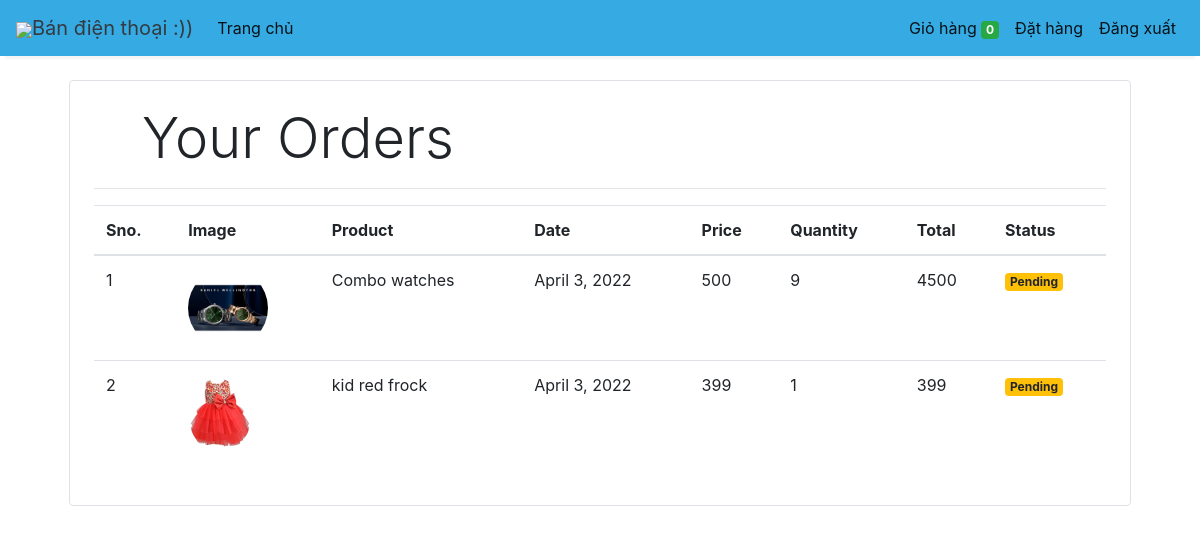
The app's page /orders (signed in), older data.
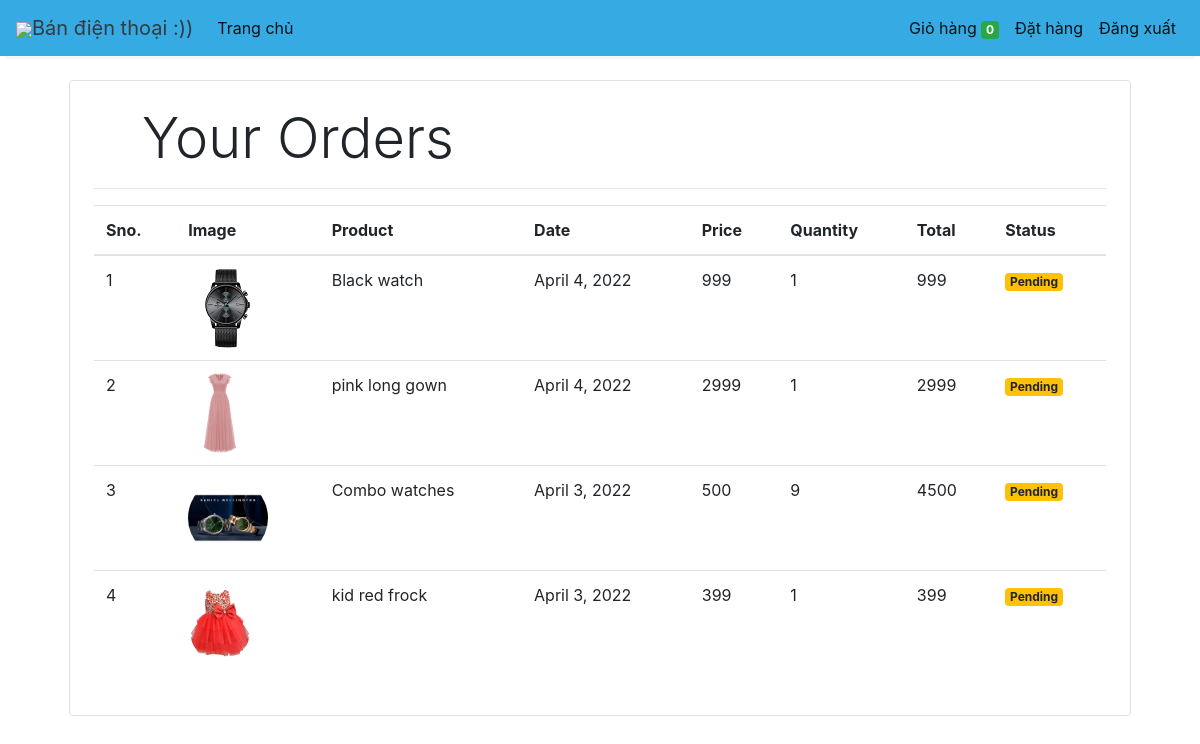
The same page, newer data.
### store/models/orders.py (models this page shows, shortened)
class Order(models.Model):
    product = models.ForeignKey(Products,
                                on_delete=models.CASCADE)
    customer = models.ForeignKey(Customer,
                                 on_delete=models.CASCADE)
    quantity = models.IntegerField(default=1)
    price = models.IntegerField()
    address = models.CharField (max_length=50, default='', blank=True)
    phone = models.CharField (max_length=50, default='', blank=True)
    date = models.DateField (default=datetime.datetime.today)
    status = models.BooleanField (default=False)
    @staticmethod
    def get_orders_by_customer(customer_id):
        return Order.objects.filter(customer=customer_id).order_by('-date')

### store/models/product.py (models this page shows, shortened)
class Products(models.Model):
    name = models.CharField(max_length=60)
    price= models.IntegerField(default=0)
    category= models.ForeignKey(Category,on_delete=models.CASCADE,default=1 )
    description= models.CharField(max_length=250, default='', blank=True, null= True)
    image= models.ImageField(upload_to='uploads/products/')

### store/middlewares/auth.py (the view)
    def middleware(request):
        print(request.session.get('customer'))
        returnUrl = request.META['PATH_INFO']
        print(request.META['PATH_INFO'])
        if not request.session.get('customer'):
           return redirect(f'login?return_url={returnUrl}')
        response = get_response(request)
        return response

### store/templatetags/custom_filter.py (called while the page is built)
@register.filter(name='currency')
def currency(number):
    return str(number)

@register.filter(name='multiply')
def multiply(number , number1):
    return number * number1

### store/views/orders.py (called while the page is built)
    def get(self , request ):
        customer = request.session.get('customer')
        orders = Order.get_orders_by_customer(customer)
        print(orders)
        return render(request , 'orders.html'  , {'orders' : orders})

### store/templates/orders.html
{% extends 'base.html' %}
{% block content %}
{% load cart %}
{% load custom_filter %}
<div class="container">
   <div class="border rounded p-4 m-4">
        <p class="display-4 pl-4 ml-4">Your Orders</p>
        <hr>
        <table class="table">
            <thead>
                <tr>
                    <th>Sno.</th>
                    <th>Image</th>
                    <th>Product</th>
                    <th>Date</th>
                    <th>Price</th>
                    <th>Quantity</th>
                    <th>Total</th>
                    <th>Status</th>
                </tr>
            </thead>
            <tbody>
                {% for order in orders %}
                <tr>
                    <td>{{forloop.counter}}</td>
                    <td><img style="height: 80px;" class="rounded-circle" src="{{order.product.image.url}}" alt=""></td>
                    <td>{{order.product.name}}</td>
                    <td>{{order.date}}</td>
                    <td>{{order.price|currency}}</td>
                    <td>{{order.quantity}}</td>
                    <td>{{order.quantity|multiply:order.price|currency}}</td>
                    {% if order.status %}
                    <td><small class="badge badge-success">Completed</small></td>
                    {%else%}
                    <td><small class="badge badge-warning">Pending</small></td>
                    {% endif %}
                </tr>
                {% endfor %}
            </tbody>
        </table>
   </div>
</div>
{% endblock %}

### store/templates/base.html (shortened to what this page needs)
<!doctype html>
<html lang="en">
<head>
  <link rel="stylesheet" href="https://maxcdn.bootstrapcdn.com/bootstrap/4.0.0/css/bootstrap.min.css"
>
</head>
<body>
<nav class="one-edge-shadow
  navbar navbar-light
  sticky-top navbar
  navbar-expand-lg
  text-white">
    <a class="navbar-brand ms-3 text-dark " href="/">
    <link rel="stylesheet" href="https://use.fontawesome.com/releases/v5.7.0/css/all.css">
    <img src="https://www.freepnglogos.com/uploads/shopping-cart-png/shopping-cart-svg-png-icon-download-28.png" style="width:50px;height:50px,color:text-light;">Bán điện thoại :))</a>
    <div class="collapse navbar-collapse" id="navbarSupportedContent">
      <ul class="navbar-nav mr-auto">
        <li class="nav-item active">
          <a class="nav-link" href="/store">Trang chủ<span class="sr-only">(current)</span></a>
        </li>
          </ul>
      <ul class=" navbar-nav my-2 my-lg-0">
        <li class="nav-item active">
          <a class="nav-link" href="/cart">Giỏ hàng
            <span class="badge badge-success">{{request.session.cart.keys|length}}</span>
            <span class="sr-only">(current)</span></a>
        </li>
        {% if request.session.customer %}
        <li class="nav-item active ">
          <a class="nav-link" href="/orders">Đặt hàng<span class="sr-only">(current)</span></a>
        </li>
        <li class="nav-item active ">
          <a class="nav-link" href="/logout">Đăng xuất<span class="sr-only">(current)</span></a>
        </li>
        {% endif %}
      </ul>
    </div>
  </nav>
  {% block content %}{% endblock %}
</body>
</html>

### store/templates/base.html (style rules this page uses)
nav { background-color: #36ABE3; }
.one-edge-shadow { box-shadow: 0 8px 2px -5px rgb(246, 245, 245); }

Row changes from the older to the newer data that the page shows:
added Order: product.image (picture), product.name "Black watch", date "April 4, 2022", price "999", quantity "1", quantity|multiply "999", status "Pending"
added Order: product.image (picture), product.name "pink long gown", date "April 4, 2022", price "2999", quantity "1", quantity|multiply "2999", status "Pending"
